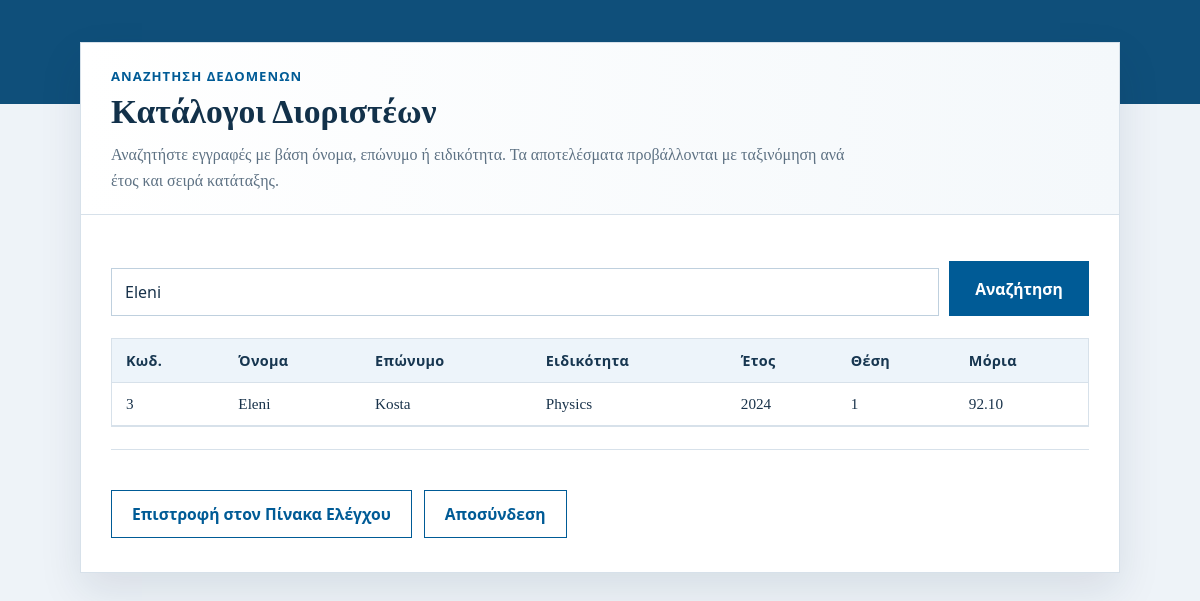
Screenshot of /modules/list.php?keyword=Eleni (signed in) with the database file from the repository.
### tables this page shows
CREATE TABLE candidates (
  id INT AUTO_INCREMENT PRIMARY KEY,
  name VARCHAR(100) NOT NULL,
  surname VARCHAR(100) NOT NULL,
  birth_year INT,
  specialty_id INT NOT NULL,
  list_id INT NOT NULL,
  position INT NOT NULL,
  points DECIMAL(5,2),
  created_at TIMESTAMP DEFAULT CURRENT_TIMESTAMP,
  CONSTRAINT fk_candidates_specialty
    FOREIGN KEY (specialty_id) REFERENCES specialties(id)
    ON DELETE RESTRICT ON UPDATE CASCADE,
  CONSTRAINT fk_candidates_list
    FOREIGN KEY (list_id) REFERENCES lists(id)
    ON DELETE RESTRICT ON UPDATE CASCADE
);

CREATE TABLE specialties (
  id INT AUTO_INCREMENT PRIMARY KEY,
  name VARCHAR(150) NOT NULL,
  description TEXT
);

CREATE TABLE lists (
  id INT AUTO_INCREMENT PRIMARY KEY,
  specialty_id INT NOT NULL,
  year INT NOT NULL,
  created_at TIMESTAMP DEFAULT CURRENT_TIMESTAMP,
  CONSTRAINT fk_lists_specialty
    FOREIGN KEY (specialty_id) REFERENCES specialties(id)
    ON DELETE RESTRICT ON UPDATE CASCADE
);

### modules/list.php (the view, shortened to what this page needs)
<?php
function h($value) {
    return htmlspecialchars($value, ENT_QUOTES, 'UTF-8');
}
$pdo = require_once __DIR__ . '/../includes/db.php';
$keyword = trim($_GET['keyword'] ?? '');
$params = [];
$sql = "SELECT c.id, c.name, c.surname, c.birth_year, c.position, c.points, l.year, s.name AS specialty
        FROM candidates c
        JOIN lists l ON c.list_id = l.id
        JOIN specialties s ON c.specialty_id = s.id";
if ($keyword !== '') {
    $sql .= " WHERE c.name LIKE :kw_name OR c.surname LIKE :kw_surname OR s.name LIKE :kw_specialty";
    $params['kw_name'] = '%' . $keyword . '%';
    $params['kw_surname'] = '%' . $keyword . '%';
    $params['kw_specialty'] = '%' . $keyword . '%';
}
$sql .= " ORDER BY l.year DESC, c.position ASC";
$stmt = $pdo->prepare($sql);
$stmt->execute($params);
$rows = $stmt->fetchAll();
?>
<!DOCTYPE html>
<html lang="el">
<head>
    <link rel="stylesheet" href="../assets/css/style.css">
</head>
<body>
    <div class="auth-container">
        <div class="auth-card">
            <div class="page-banner">
                <p class="eyebrow">Αναζήτηση Δεδομένων</p>
                <h1 class="auth-title">Κατάλογοι Διοριστέων</h1>
                <p class="auth-subtitle">Αναζητήστε εγγραφές με βάση όνομα, επώνυμο ή ειδικότητα. Τα αποτελέσματα προβάλλονται με ταξινόμηση ανά έτος και σειρά κατάταξης.</p>
            </div>
            <div class="page-body">
                <form method="get" action="" class="search-form">
                    <input type="text" name="keyword" placeholder="Πληκτρολογήστε λέξη-κλειδί" value="<?php echo h($keyword); ?>">
                    <button type="submit">Αναζήτηση</button>
                </form>
                <?php if (!$rows): ?>
                    <p class="empty-state">Δεν βρέθηκαν αποτελέσματα για τα κριτήρια που δώσατε.</p>
                <?php else: ?>
                    <div class="table-wrap">
                        <table>
                            <thead>
                                <tr>
                                    <th>Κωδ.</th>
                                    <th>Όνομα</th>
                                    <th>Επώνυμο</th>
                                    <th>Ειδικότητα</th>
                                    <th>Έτος</th>
                                    <th>Θέση</th>
                                    <th>Μόρια</th>
                                </tr>
                            </thead>
                            <tbody>
                                <?php foreach ($rows as $row): ?>
                                    <tr>
                                        <td><?php echo h($row['id']); ?></td>
                                        <td><?php echo h($row['name']); ?></td>
                                        <td><?php echo h($row['surname']); ?></td>
                                        <td><?php echo h($row['specialty']); ?></td>
                                        <td><?php echo h($row['year']); ?></td>
                                        <td><?php echo h($row['position']); ?></td>
                                        <td><?php echo h($row['points']); ?></td>
                                    </tr>
                                <?php endforeach; ?>
                            </tbody>
                        </table>
                    </div>
                <?php endif; ?>
                <div class="page-actions">
                    <a class="button-link secondary" href="dashboard.php">Επιστροφή στον Πίνακα Ελέγχου</a>
                    <a class="button-link secondary" href="../auth/logout.php">Αποσύνδεση</a>
                </div>
            </div>
        </div>
    </div>
</body>
</html>

### assets/css/style.css (style rules this page uses)
:root { --bg: #eef3f8; --surface: #ffffff; --surface-soft: #f7f9fc; --text: #18324a; --muted: #5d7183; --primary: #005b96; --primary-dark: #003f68; --primary-soft: #dceaf6; --border: #d7e1ea; --border-strong: #bfd0de; --error-bg: #fdf0f0; --error-border: #c94b4b; --success-bg: #eef8f0; --success-border: #3e8a55; --shadow: 0 18px 40px rgba(15, 42, 66, 0.10); }
* { box-sizing: border-box; }
html { font-size: 16px; }
body { margin: 0; font-family: Georgia, "Times New Roman", serif; background: linear-gradient(180deg, #0f4f7a 0, #0f4f7a 104px, var(--bg) 104px, var(--bg) 100%); color: var(--text); }
a { color: var(--primary); }
.auth-container { min-height: 100vh; display: flex; align-items: flex-start; justify-content: center; padding: 42px 16px 56px; }
.auth-card { width: 100%; max-width: 1040px; background: var(--surface); border: 1px solid var(--border); border-radius: 0; overflow: hidden; box-shadow: var(--shadow); }
.page-banner { background: linear-gradient(90deg, #ffffff 0%, #f4f8fb 100%); border-bottom: 1px solid var(--border); padding: 24px 30px 20px; }
.eyebrow { margin: 0 0 8px; color: var(--primary); font-size: 0.82rem; font-weight: 700; letter-spacing: 0.08em; text-transform: uppercase; font-family: "Segoe UI", Tahoma, sans-serif; }
.auth-title { margin: 0; font-size: clamp(1.9rem, 2.8vw, 2.7rem); line-height: 1.15; color: #12314a; }
.auth-subtitle { margin: 10px 0 0; max-width: 760px; color: var(--muted); font-size: 1rem; line-height: 1.65; }
.page-body { padding: 28px 30px 34px; }
form { margin: 0; }
input, select { width: 100%; padding: 12px 13px; margin-top: 7px; border: 1px solid var(--border-strong); border-radius: 0; background: #fff; color: var(--text); font-size: 1rem; font-family: "Segoe UI", Tahoma, sans-serif; }
button, .button-link { display: inline-block; margin-top: 22px; padding: 12px 20px; border: 1px solid var(--primary); border-radius: 0; background: var(--primary); color: #fff; font-size: 0.98rem; font-weight: 700; font-family: "Segoe UI", Tahoma, sans-serif; text-decoration: none; cursor: pointer; transition: background 0.2s ease, border-color 0.2s ease; }
.button-link.secondary { background: #fff; color: var(--primary); }
.auth-footer, .page-actions { margin-top: 22px; padding-top: 18px; border-top: 1px solid var(--border); color: var(--muted); font-size: 0.95rem; }
.page-actions { display: flex; flex-wrap: wrap; gap: 12px; }
.search-form { display: grid; grid-template-columns: minmax(0, 1fr) auto; gap: 10px; margin: 18px 0 22px; }
.search-form button { margin-top: 0; min-width: 140px; }
.table-wrap { overflow-x: auto; border: 1px solid var(--border); }
table { width: 100%; border-collapse: collapse; font-size: 0.95rem; }
thead th { background: #edf4fa; color: #173650; text-align: left; font-family: "Segoe UI", Tahoma, sans-serif; font-size: 0.9rem; letter-spacing: 0.02em; }
th, td { padding: 12px 14px; border-bottom: 1px solid var(--border); }

### rows the page displays
candidates: id "3", name "Eleni", surname "Kosta", specialty.name "Physics", list.year "2024", position "1", points "92.10"
